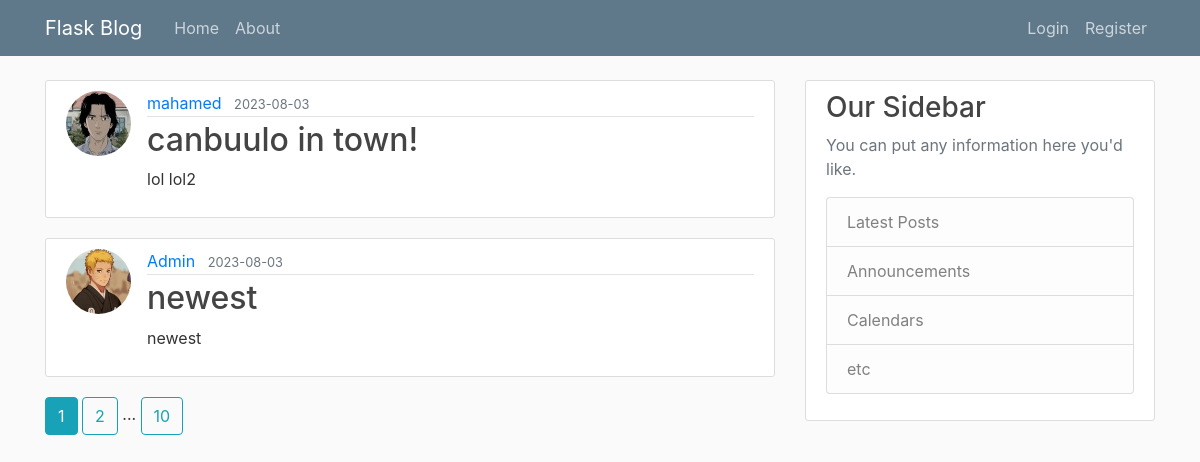
The page /home on the database its author committed.
### flaskblog/models.py (models this page shows, shortened)
class Post(db.Model):
    id = db.Column(db.Integer, primary_key=True)
    title = db.Column(db.String, nullable=False)
    content = db.Column(db.String, nullable=False)
    date_posted = db.Column(db.DateTime, nullable=False, default=datetime.utcnow)
    user_id = db.Column(db.String(120), db.ForeignKey('user.id'), nullable=False)

class User(db.Model, UserMixin):
    id = db.Column(db.Integer, primary_key=True)
    username = db.Column(db.String(30), unique=True, nullable=False)
    email = db.Column(db.String(120), unique=True, nullable=False)
    password = db.Column(db.String(120), nullable=False)
    image_file = db.Column(db.String(120), nullable=False, default='default.jpeg')
    post = db.relationship('Post', backref='author', lazy=True)

### flaskblog/routes.py (the view)
@app.route("/")
@app.route("/home")
def home():
    page = request.args.get('page',1,type=int)
    posts = Post.query.order_by(Post.date_posted.desc()).paginate(per_page=2, page=page)
    return render_template('home.html', posts=posts)

### flaskblog/templates/home.html
{% extends 'layout.html'%}
{% block content%}
    {% for post in posts.items%}
    <article class="media content-section">
     <img class="rounded-circle article-img" src="{{url_for('static', filename='profile_pics/' + post.author.image_file)}}">
      <div class="media-body">
        <div class="article-metadata">
          <a class="mr-2" href="{{url_for('user_post', username=post.author.username)}}">{{ post.author.username }}</a>
          <small class="text-muted">{{ post.date_posted.strftime('%Y-%m-%d') }}</small>
        </div>
        <h2><a class="article-title" href="{{url_for('post', post_id=post.id)}}">{{ post.title }}</a></h2>
        <p class="article-content">{{ post.content }}</p>
      </div>
    </article>
    {%endfor%}
    {% for page_num in posts.iter_pages(left_edge=1, right_edge=1, left_current=1, right_current=1)%}
     {% if page_num%}
     {% if posts.page == page_num%}
        <a class="btn btn-info" href="{{url_for('home', page=page_num)}}">{{page_num}}</a>
     {%else%}
        <a class="btn btn-outline-info" href="{{url_for('home', page=page_num)}}">{{page_num}}</a>
     {%endif%}
    {%else%}
    ...
    {%endif%}
    {%endfor%}
{%endblock content%}

### flaskblog/templates/layout.html (shortened to what this page needs)
<!DOCTYPE html>
<html lang="en">
<head>
    <link rel="stylesheet" href="https://cdn.jsdelivr.net/npm/bootstrap@4.1.3/dist/css/bootstrap.min.css">
    <link rel="stylesheet" href="{{url_for('static', filename='main.css')}}">
</head>
<body>
  <header class="site-header">
    <nav class="navbar navbar-expand-md navbar-dark bg-steel fixed-top">
      <div class="container">
        <a class="navbar-brand mr-4" href="/">Flask Blog</a>
        <div class="collapse navbar-collapse" id="navbarToggle">
          <div class="navbar-nav mr-auto">
            <a class="nav-item nav-link" href="/">Home</a>
            <a class="nav-item nav-link" href="/about">About</a>
          </div>
          <div class="navbar-nav">
              {% if not current_user.is_authenticated%}
                <a class="nav-item nav-link" href="/login">Login</a>
                <a class="nav-item nav-link" href="/register">Register</a>
              {%else%}
                <a class="nav-item nav-link" href="/account">Account</a>
                <a class="nav-item nav-link" href="/logout">Logout</a>
                <a class="nav-item nav-link" href="/post/new">Post</a>
              {%endif%}
          </div>
        </div>
      </div>
    </nav>
  </header>
  <main role="main" class="container">
    <div class="row">
      <div class="col-md-8">
        {% block content %}{% endblock %}
      </div>
      <div class="col-md-4">
        <div class="content-section">
          <h3>Our Sidebar</h3>
          <p class='text-muted'>You can put any information here you'd like.
            <ul class="list-group">
              <li class="list-group-item list-group-item-light">Latest Posts</li>
              <li class="list-group-item list-group-item-light">Announcements</li>
              <li class="list-group-item list-group-item-light">Calendars</li>
              <li class="list-group-item list-group-item-light">etc</li>
            </ul>
          </p>
        </div>
      </div>
    </div>
  </main>
</body>
</html>

### flaskblog/static/main.css (style rules this page uses)
body { background: #fafafa; color: #333333; margin-top: 5rem; }
h1, h2, h3, h4, h5, h6 { color: #444444; }
.bg-steel { background-color: #5f788a; }
.site-header .navbar-nav .nav-link { color: #cbd5db; }
.content-section { background: #ffffff; padding: 10px 20px; border: 1px solid #dddddd; border-radius: 3px; margin-bottom: 20px; }
.article-title { color: #444444; }
.article-content { white-space: pre-line; }
.article-img { height: 65px; width: 65px; margin-right: 16px; }
.article-metadata { padding-bottom: 1px; margin-bottom: 4px; border-bottom: 1px solid #e3e3e3 }

### rows shown on the page
Post: image_file (picture), author.username "mahamed", date_posted "2023-08-03", title "canbuulo in town!", content "lol lol2"
Post: image_file (picture), author.username "Admin", date_posted "2023-08-03", title "newest", content "newest"

### other values the page prints
{{ page_num }} "1"
{{ page_num }} "2" "10"
